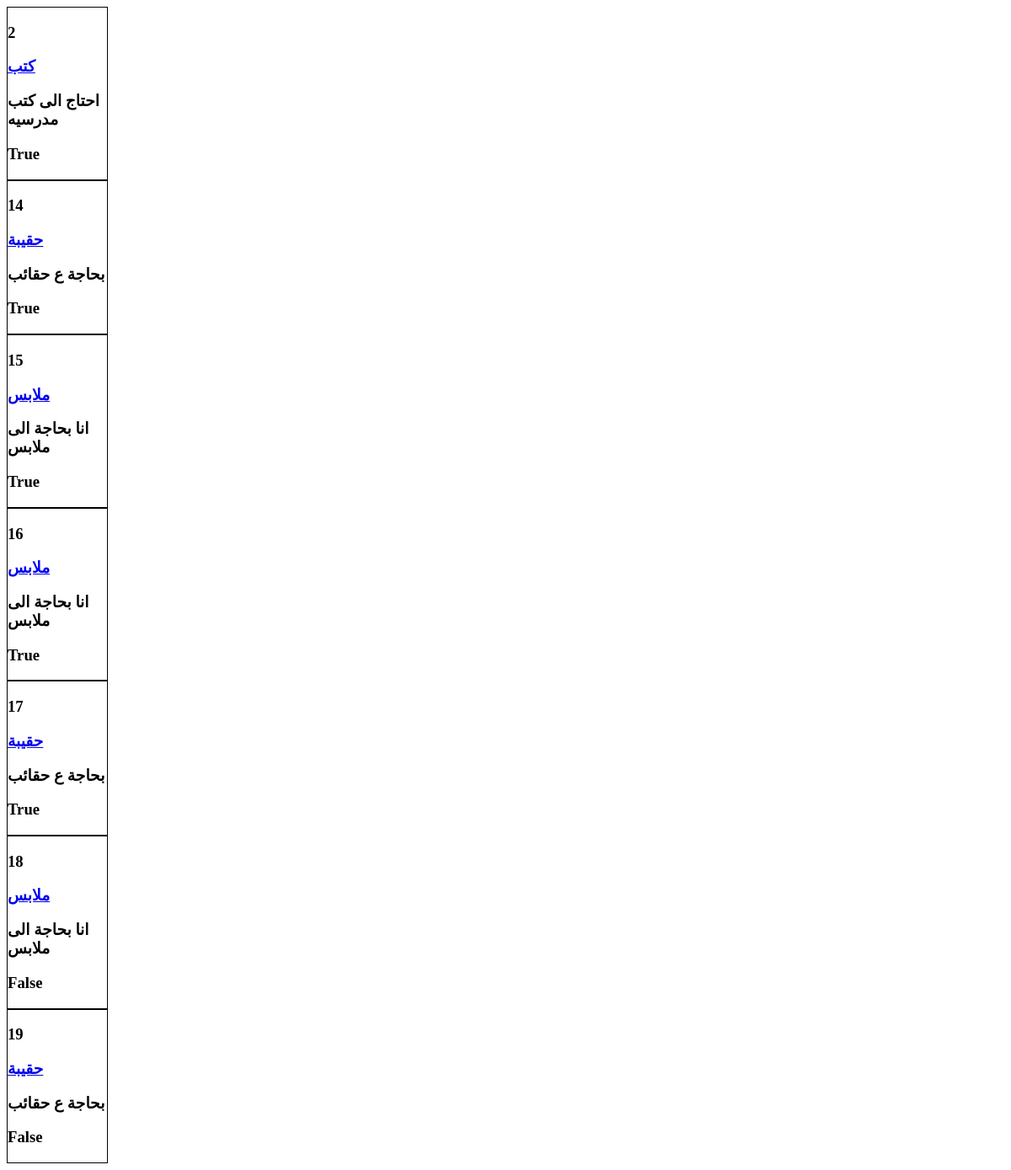
Before: /sponsor/kafalat/ with the older database file.
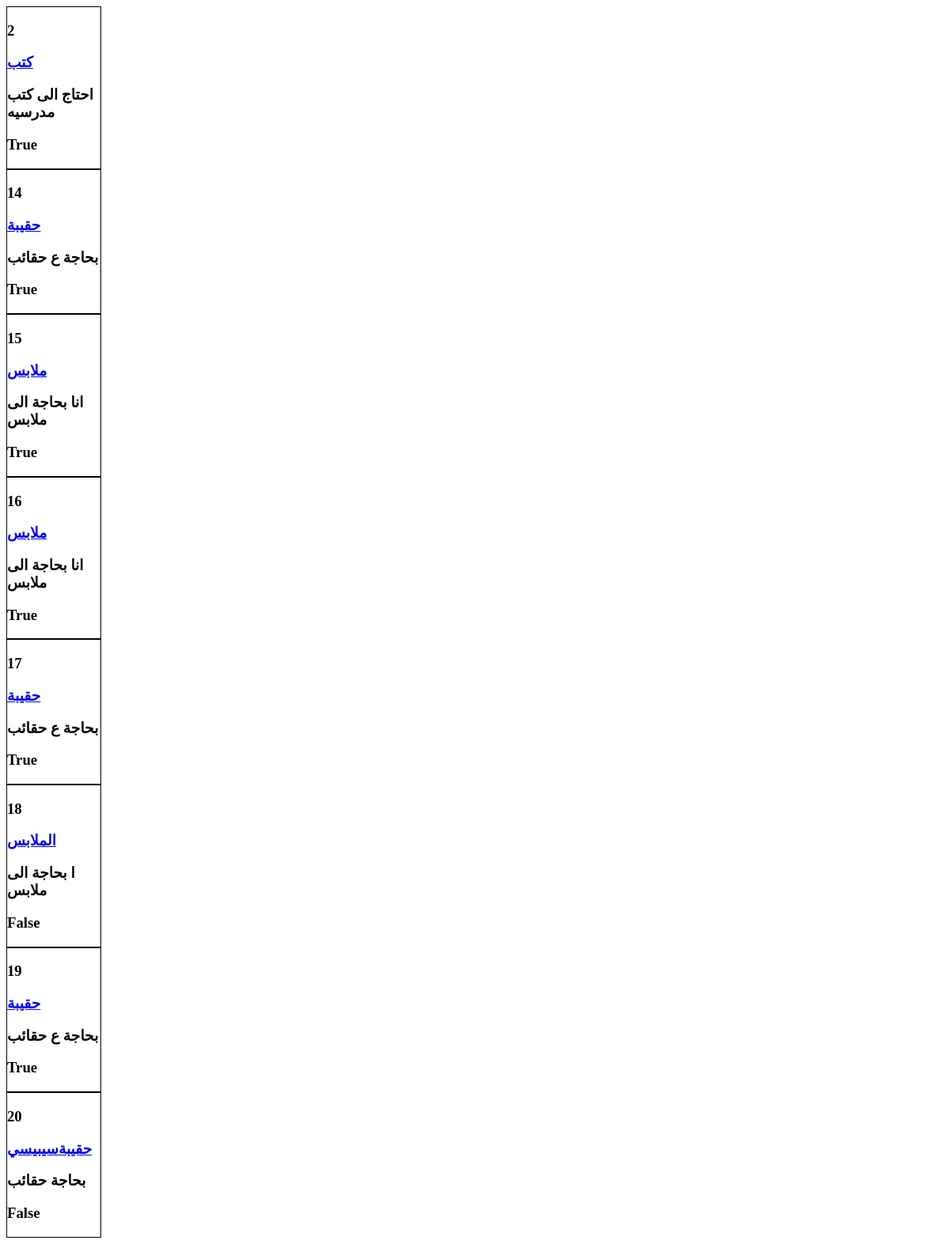
After: the same page with the newer database file.
### Students/models.py (models this page shows, shortened)
class Req_st(models.Model):
    title=models.CharField(max_length=200)
    info=models.TextField(max_length=1900)
    sender=models.CharField(max_length=200)
    date_up=models.DateField(auto_now_add=True)
    sponser=models.CharField(max_length=200,blank=True)
    approved=models.BooleanField(default=False)
    req_spon=models.CharField(max_length=250,blank=True)
    disable=models.BooleanField(default=False)

### Sponsors/views.py (the view)
@requires_csrf_token
def displayKafalat(request):
    k = Req_st.objects.filter(sponser='',req_spon='')
    return render(request, 'kafalat.html',{'k':k})

### Sponsors/templates/kafalat.html (shortened to what this page needs)
<!DOCTYPE html>
<html>
<head>
</head>
<body>
                {% for i in k %}
    <div>
                    <h3 scope="row">{{ i.id | safe }}</h3>
                    <h3><a href="{{i.id}}">{{ i.title | safe }}</a> </h3>
                    <h3>{{ i.info | safe }}</h3>
                    <h3>{{ i.approved | safe }}</h3>
    </div>
                {% endfor %}
</body>
</html>

### Sponsors/templates/kafalat.html (style rules this page uses)
div { border-style: solid; border-width: 1px; width : 10%; }

Changed rows visible on the page:
changed Req_st id 18: title "ملابس" → "الملابس"; info "انا بحاجة الى ملابس" → "ا بحاجة الى ملابس"
changed Req_st id 19: approved "False" → "True"
added Req_st: id "20", title "حقيبةسيبيسي", info "بحاجة حقائب", approved "False"
